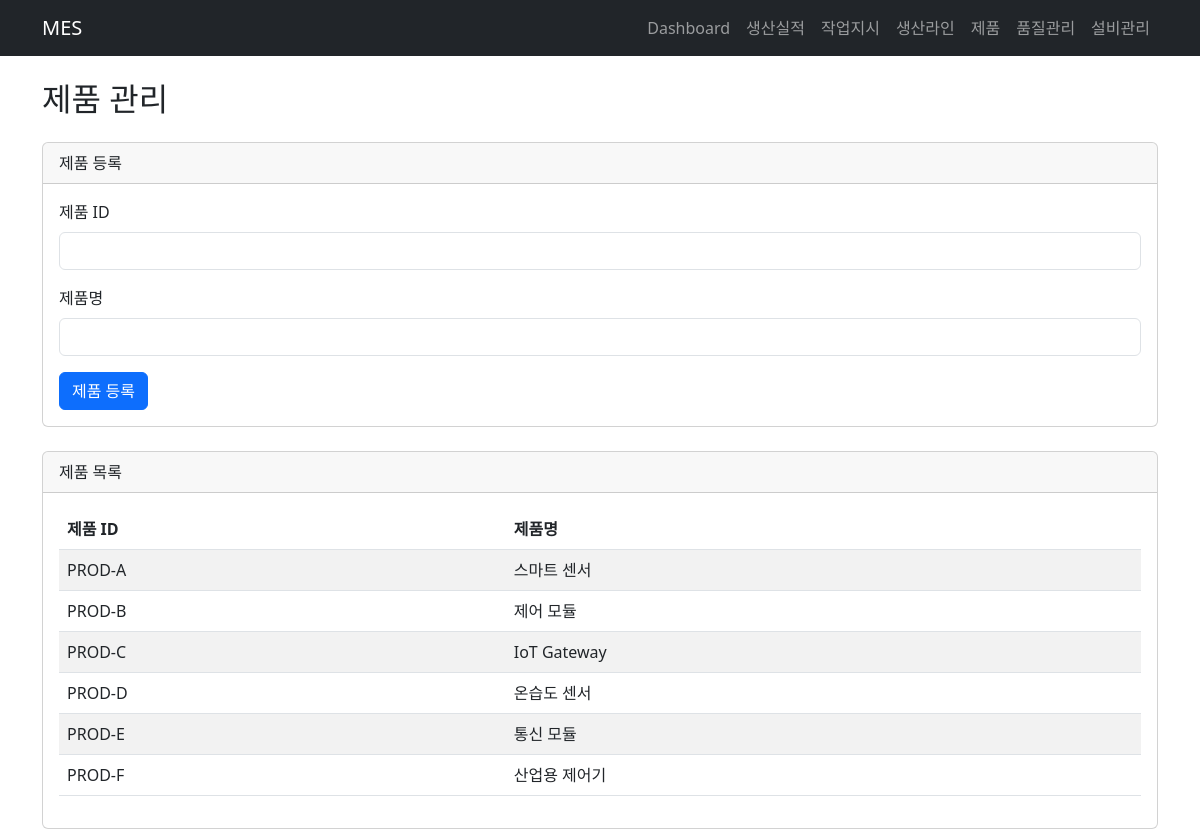
Page /products on the committed database.
### tables this page shows
CREATE TABLE products (
    product_id      TEXT PRIMARY KEY,
    product_name    TEXT NOT NULL
);

### main.py (the view)
@app.get("/products", response_class=HTMLResponse)
def products_page(request: Request):
    result = service.list_products()
    return templates.TemplateResponse(
        request=request,
        name="products.html",
        context={
            "products": result
        }
    )

### templates/products.html (shortened to what this page needs)
{% extends "base.html" %}
{% block content %}
<h2 class="mb-4">제품 관리</h2>
<div class="card mb-4">
    <div class="card-header">제품 등록</div>
    <div class="card-body">
        <form method="post" action="/products">
            <div class="mb-3">
                <label class="form-label">제품 ID</label>
                <input type="text" name="product_id"
                       class="form-control" required>
            </div>
            <div class="mb-3">
                <label class="form-label">제품명</label>
                <input type="text" name="product_name"
                       class="form-control" required>
            </div>
            <button type="submit" class="btn btn-primary">
                제품 등록
            </button>
        </form>
    </div>
</div>
<div class="card">
    <div class="card-header">제품 목록</div>
    <div class="card-body">
        <table class="table table-striped">
            <thead>
                <tr>
                    <th>제품 ID</th>
                    <th>제품명</th>
                </tr>
            </thead>
            <tbody>
                {% for product in products %}
                <tr>
                    <td>{{ product.product_id }}</td>
                    <td>{{ product.product_name }}</td>
                </tr>
                {% endfor %}
            </tbody>
        </table>
    </div>
</div>
{% endblock %}

### templates/base.html (shortened to what this page needs)
<!DOCTYPE html>
<html>
<head>
    <link
        href="https://cdn.jsdelivr.net/npm/bootstrap@5.3.0/dist/css/bootstrap.min.css"
        rel="stylesheet"
    >
</head>
<body>
    {% include "header.html" %}
    <div class="container mt-4">
        {% block content %}
        {% endblock %}
    </div>
</body>
</html>

### templates/header.html
<nav class="navbar navbar-expand-lg navbar-dark bg-dark">
    <div class="container">
        <a class="navbar-brand" href="/test">MES</a>
        <div class="navbar-nav">
            <a class="nav-link" href="#">Dashboard</a>
            <a class="nav-link" href="/production-records">생산실적</a>
            <a class="nav-link" href="/work-orders">작업지시</a>
            <a class="nav-link" href="/lines">생산라인</a>
            <a class="nav-link" href="/products">제품</a>
            <a class="nav-link" href="/quality-inspections">품질관리</a>
            <a class="nav-link" href="/line-sensor-readings">설비관리</a>
        </div>
    </div>
</nav>

### rows in the picture
products: product_id "PROD-A", product_name "스마트 센서"
products: product_id "PROD-B", product_name "제어 모듈"
products: product_id "PROD-C", product_name "IoT Gateway"
products: product_id "PROD-D", product_name "온습도 센서"
products: product_id "PROD-E", product_name "통신 모듈"
products: product_id "PROD-F", product_name "산업용 제어기"
